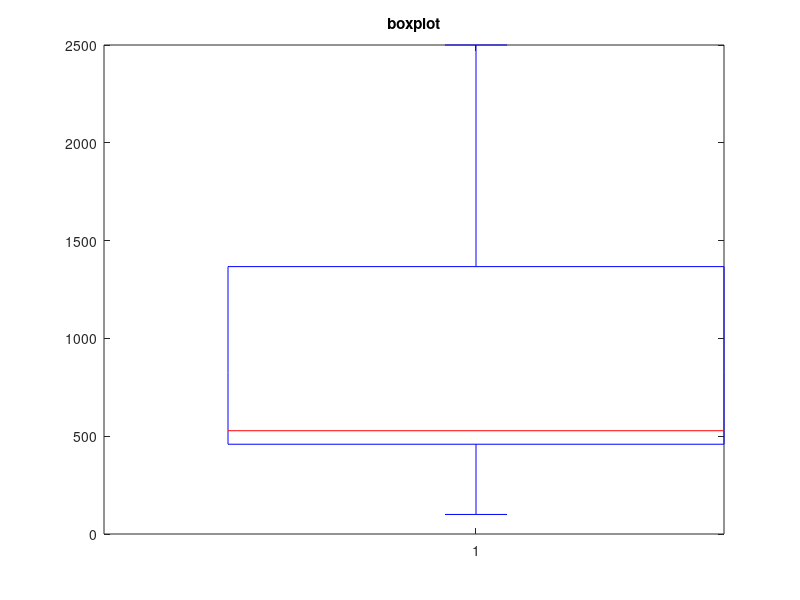
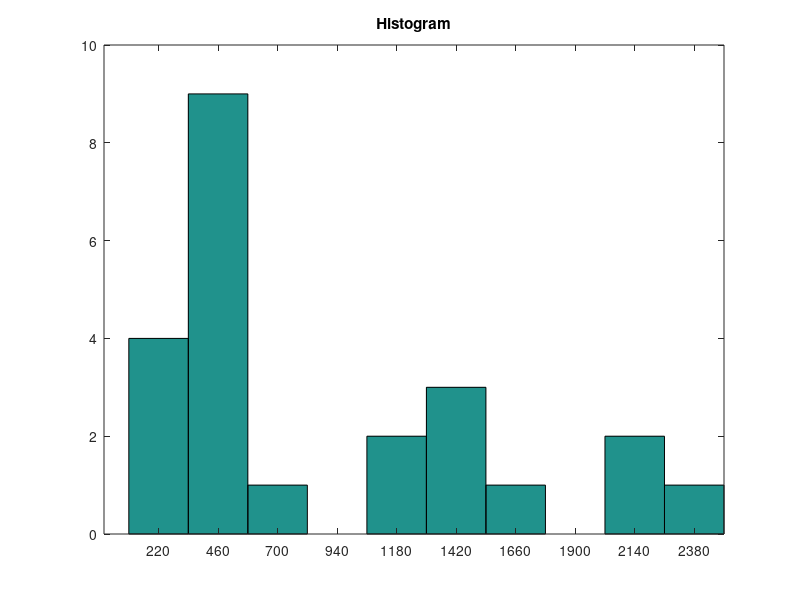

Write MATLAB code to recreate these figures, in order.

% BOXPLOT and Histogram
clc, clear; close all


x=[1099 528 2030 1350 1118 1384 1499 1562 409 324 789 100 522 513 488 498 215 300 557 457 2260 461 2500]

figure(1); boxplot(x); title('boxplot')
figure(2); hist(x); title('Histogram')